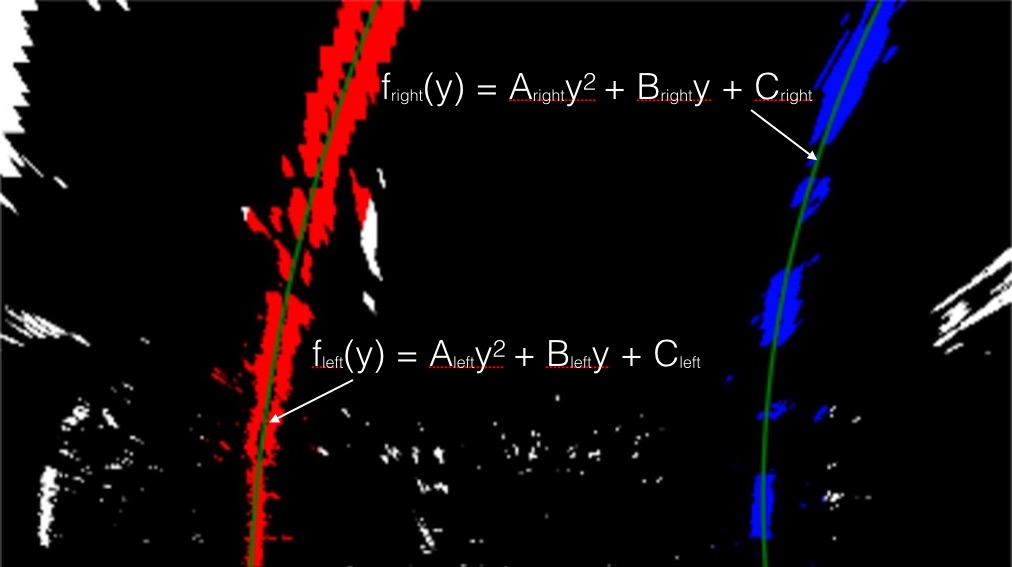
#> input picture examples/color_fit_lines.jpg, 1012 x 567 px
$ python -i pipeline_helpers.py   (imports and definitions only)   (older library calls are emulated)
#> lines starting #> are read from the running program, lines starting #| are printed output that depends on the picture; after the words box and inside, x2 and y2 are one past the last pixel; in counts of white or black regions, pixels touching at a corner belong together
import numpy as np
import cv2

# [25 lines left out: function get_undist_params, not called in this run]

def abs_sobel_thresh(gray, orient='x', sobel_kernel=3, thresh=(0, 255)):
  if orient == 'x':
    sobel = cv2.Sobel(gray, cv2.CV_64F, 1, 0, ksize=sobel_kernel)
  elif orient == 'y':
    sobel = cv2.Sobel(gray, cv2.CV_64F, 0, 1, ksize=sobel_kernel)
  else:
    raise ValueError('orient must be either x or y')

  abs_sobel = np.absolute(sobel)
  scaled_sobel = np.uint8(255 * abs_sobel / np.max(abs_sobel))
  binary_output = np.zeros_like(scaled_sobel)
  binary_output[(scaled_sobel >= thresh[0]) & (scaled_sobel <= thresh[1])] = 1

  return binary_output

def mag_thresh(gray, sobel_kernel=3, thresh=(0, 255)):
  sobelx = cv2.Sobel(gray, cv2.CV_64F, 1, 0, ksize=sobel_kernel)
  sobely = cv2.Sobel(gray, cv2.CV_64F, 0, 1, ksize=sobel_kernel)
  mag = np.sqrt(sobelx**2, sobely**2)
  scaled_sobel = np.uint8(255 * mag / np.max(mag))

  binary_output = np.zeros_like(scaled_sobel)
  binary_output[(scaled_sobel >= thresh[0]) & (scaled_sobel <= thresh[1])] = 1

  return binary_output

def dir_thresh(gray, sobel_kernel=3, thresh=(0, np.pi/2)):
  sobelx = cv2.Sobel(gray, cv2.CV_64F, 1, 0, ksize=sobel_kernel)
  sobely = cv2.Sobel(gray, cv2.CV_64F, 0, 1, ksize=sobel_kernel)
  abs_sobelx = np.absolute(sobelx)
  abs_sobely = np.absolute(sobely)

  abs_grad_dir = np.arctan2(abs_sobely, abs_sobelx)

  binary_output = np.zeros_like(abs_grad_dir)
  binary_output[(abs_grad_dir >= thresh[0]) & (abs_grad_dir <= thresh[1])] = 1
  return binary_output

def combine_grad(gray, ksize=3, grad_thresh=(20, 100), magnitude_thresh=(30, 100), direction_thresh=(0.7, 1.57)):
  gradx = abs_sobel_thresh(gray, orient='x', sobel_kernel=ksize, thresh=grad_thresh)
  grady = abs_sobel_thresh(gray, orient='y', sobel_kernel=ksize, thresh=grad_thresh)
  mag_binary = mag_thresh(gray, sobel_kernel=ksize, thresh=magnitude_thresh)
  dir_binary = dir_thresh(gray, sobel_kernel=15, thresh=direction_thresh)

  combined = np.zeros_like(dir_binary)
  combined[((gradx == 1) & (grady == 1)) | ((mag_binary == 1) & (dir_binary == 1))] = 1

  return combined

# [97 lines left out: functions combine_color, window_mask, find_lane_line_pixels, not called in this run]

>>> import cv2
>>> picture = cv2.imread('examples/color_fit_lines.jpg', cv2.IMREAD_GRAYSCALE)
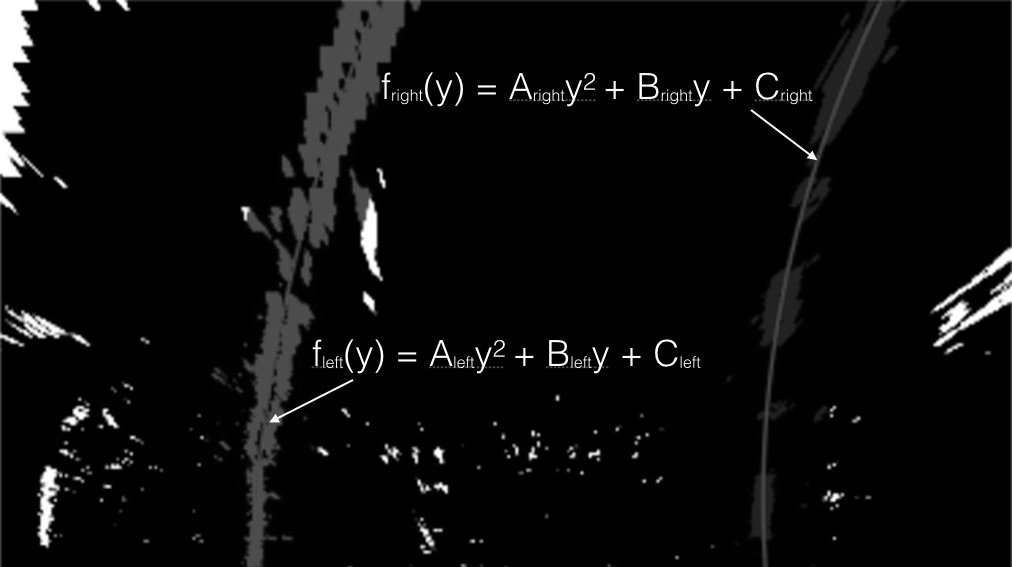
#> picture: shape (567, 1012); min 0, max 255, mean 10.7
>>> result = combine_grad(picture)
#> in combine_grad, `gradx = abs_sobel_thresh(gray, orient='x', sobel_kernel=ksize, thresh=..`:
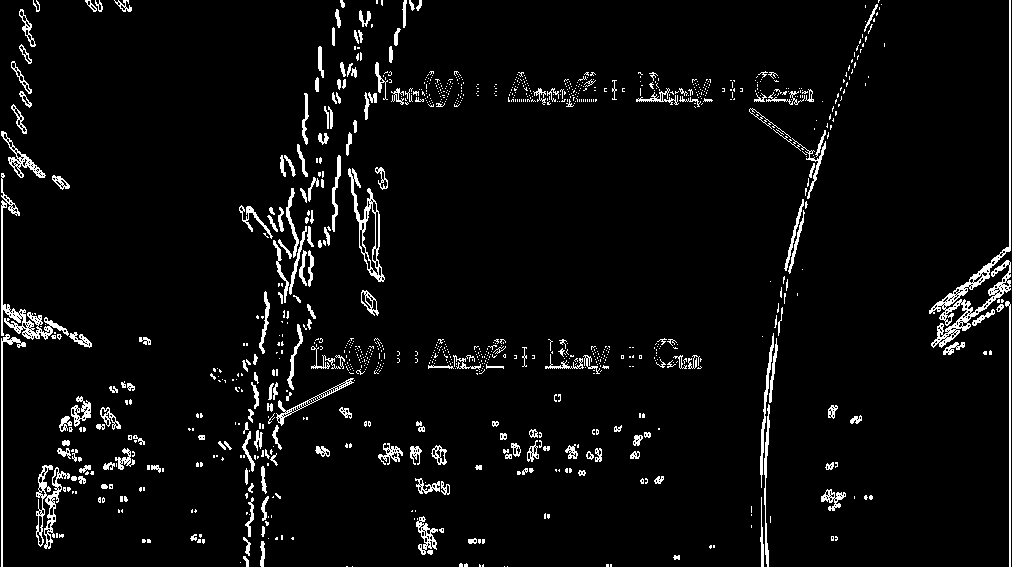
#> gradx: shape (567, 1012); values 0 (black) and 1 (white), 4.6% white in thin lines or dots
#> in combine_grad, `grady = abs_sobel_thresh(gray, orient='y', sobel_kernel=ksize, thresh=..`: grady: shape (567, 1012); values 0 (black) and 1 (white), 3.7% white in thin lines or dots
#> in combine_grad, `mag_binary = mag_thresh(gray, sobel_kernel=ksize, thresh=magnitude_thr..`: mag_binary: shape (567, 1012); values 0 (black) and 1 (white), 3.2% white in thin lines or dots
#> in dir_thresh, `sobely = cv2.Sobel(gray, cv2.CV_64F, 0, 1, ksize=sobel_kernel)`:
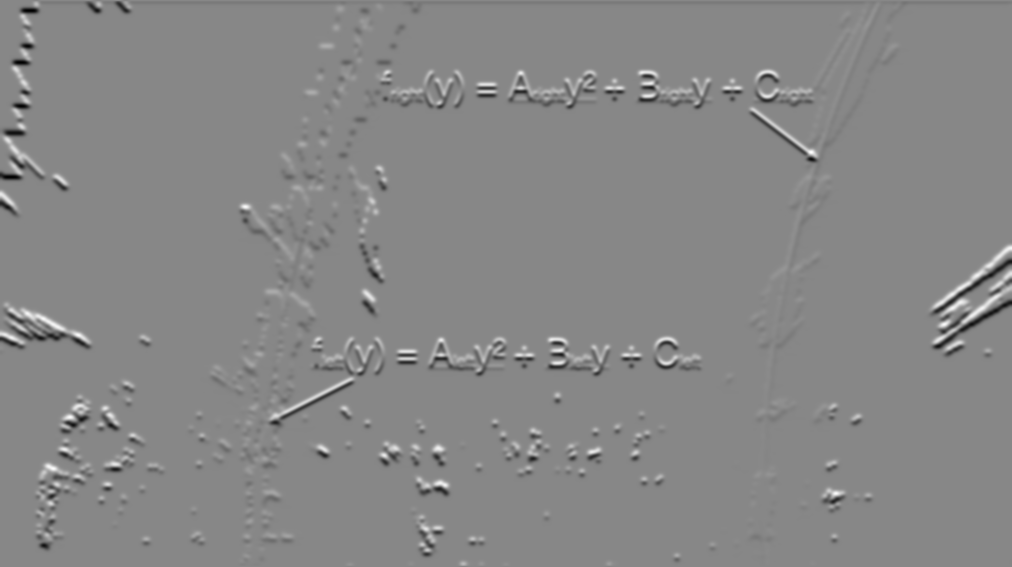
#> sobely: shape (567, 1012) float64; min -6.61e+09, max 5.85e+09, mean -7409983.9; drawn with min black and max white
#> in dir_thresh, `abs_sobelx = np.absolute(sobelx)`:
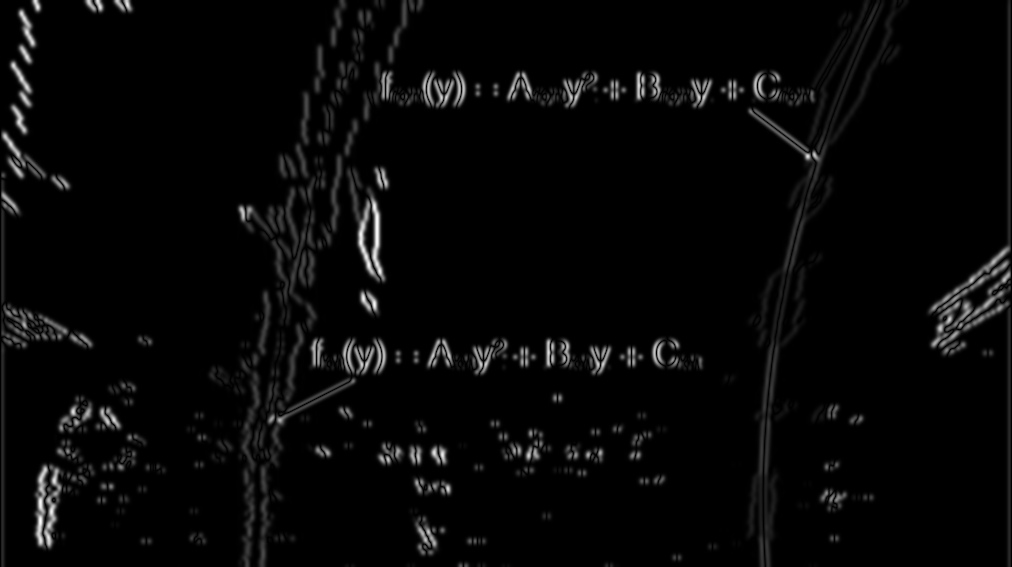
#> abs_sobelx: shape (567, 1012) float64; min 0, max 6.6e+09, mean 188352262.4; drawn with min black and max white
#> in dir_thresh, `abs_grad_dir = np.arctan2(abs_sobely, abs_sobelx)`:
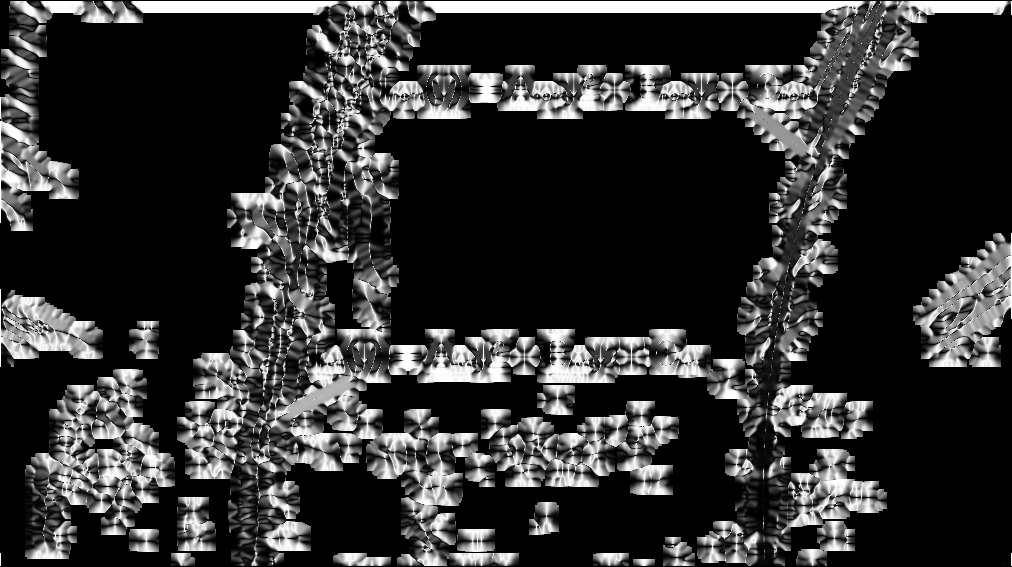
#> abs_grad_dir: shape (567, 1012) float64; min 0, max 1.57, mean 0.311; drawn with min black and max white
#> in combine_grad, `dir_binary = dir_thresh(gray, sobel_kernel=15, thresh=direction_thresh)`:
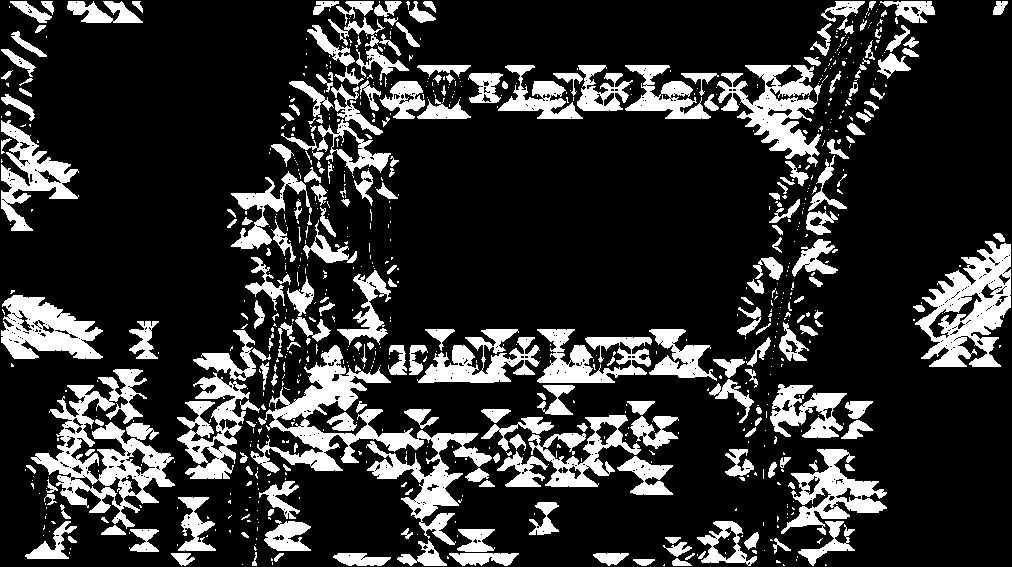
#> dir_binary: shape (567, 1012) float64; values 0 (black) and 1 (white), 19.3% white; 817 white regions (572 under 20 px), largest, box (x1, y1, x2, y2) and area: (250, 345, 492, 545) 10103, (31, 369, 175, 529) 7499, (915, 241, 1011, 367) 6090
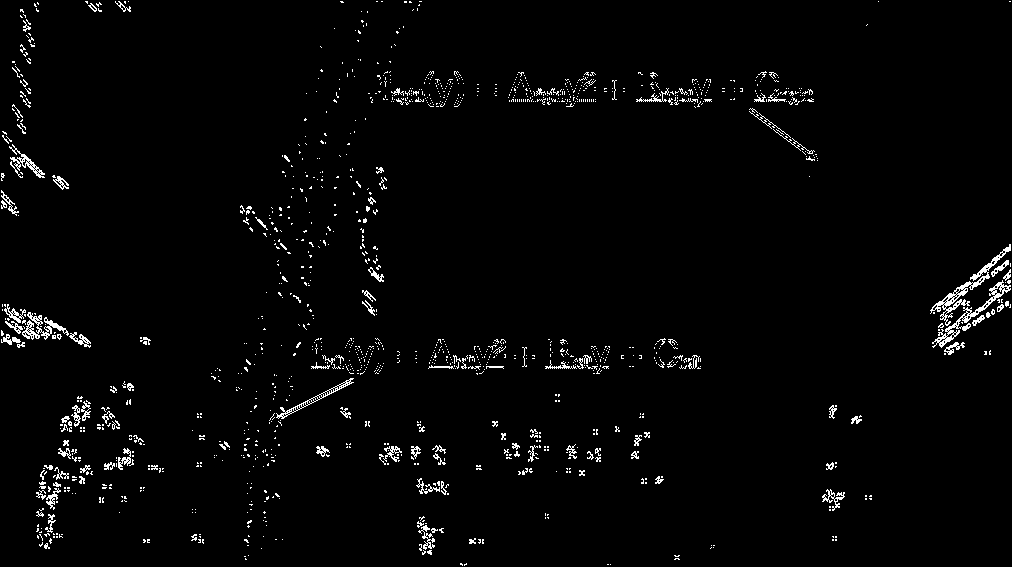
#> result: shape (567, 1012) float64; values 0 (black) and 1 (white), 2.2% white in thin lines or dots
